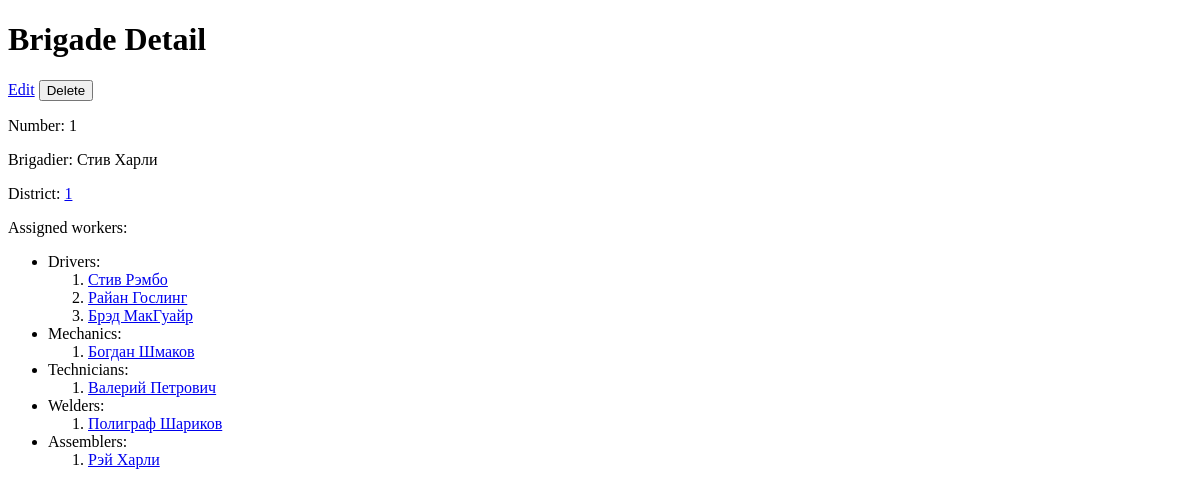
/brigade/brigades/1/, run on an earlier commit of the app's database.
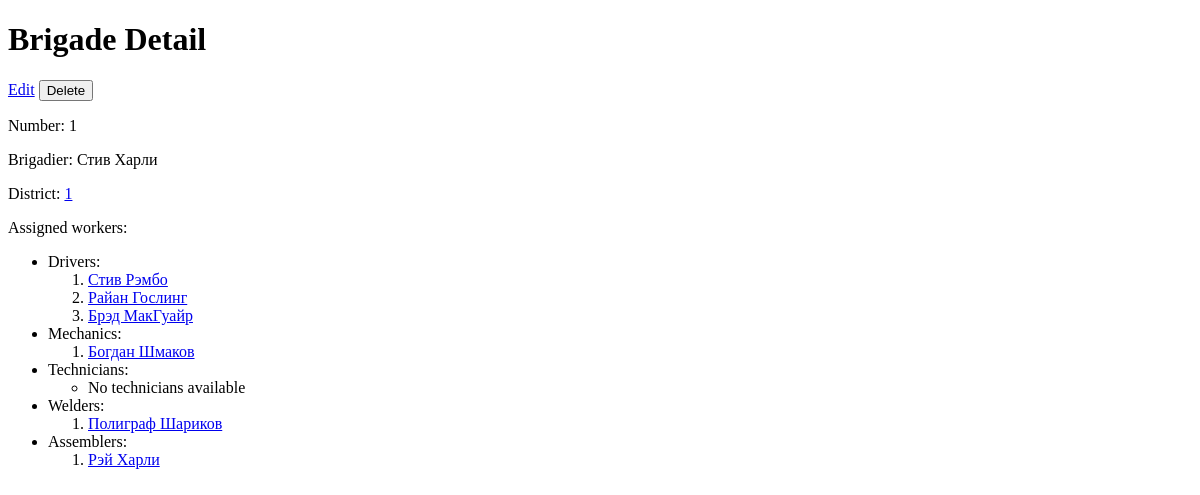
And on a later commit of the database.
### workers/models.py (models this page shows, shortened)
class Worker(models.Model):
    name = models.CharField(max_length=50)
    brigade = models.ForeignKey(Brigade, on_delete=models.PROTECT)
    created_at = models.DateField()
    modified_at = models.DateField(auto_now_add=True)

class Driver(Worker):
    content_type = models.ForeignKey(ContentType, null=True, on_delete=models.CASCADE)
    object_id = models.PositiveIntegerField(null=True)
    vehicle = GenericForeignKey("content_type", "object_id")

class Worker(models.Model):
    name = models.CharField(max_length=50)
    brigade = models.ForeignKey(Brigade, on_delete=models.PROTECT)
    created_at = models.DateField()
    modified_at = models.DateField(auto_now_add=True)

class Mechanic(Worker):
    def __str__(self) -> str:
        return f"Механик {self.worker_ptr.name} бригады №{self.worker_ptr.brigade.id}"

class Technician(Worker):
    def __str__(self) -> str:
        return f"Техник {self.worker_ptr.name} бригады №{self.worker_ptr.brigade.id}"

class Welder(Worker):
    welding_machine = models.CharField(max_length=255)

class Assembler(Worker):
    assembly_machine = models.CharField(max_length=255)

### brigade/views.py (the view)
# urls.py: path("brigades/<int:pk>/", views.brigade_detail, name="brigade_detail"),
def brigade_detail(request, pk):
    brigade = get_object_or_404(Brigade, pk=pk)
    drivers = Driver.objects.filter(brigade=brigade.pk)
    mechanics = Mechanic.objects.filter(brigade=brigade.pk)
    technicians = Technician.objects.filter(brigade=brigade.pk)
    welders = Welder.objects.filter(brigade=brigade.pk)
    assemblers = Assembler.objects.filter(brigade=brigade.pk)
    context = {
        "brigade": brigade,
        "drivers": drivers,
        "mechanics": mechanics,
        "technicians": technicians,
        "welders": welders,
        "assemblers": assemblers,
    }
    return render(request, "brigade/brigade/brigade_detail.html", context)

### templates/brigade/brigade/brigade_detail.html (shortened to what this page needs)
<!DOCTYPE html>
<html>
<head>
</head>
<body>
    <h1>Brigade Detail</h1>
    <a href="{% url 'brigade_edit' brigade.id %}" class="button">Edit</a>
    <form action="{% url 'brigade_delete' brigade.pk %}" method="get" style="display:inline;">
        <button type="submit" class="button delete">Delete</button>
    </form>
    <p>Number: {{ brigade.id }}</p>
    <p>Brigadier: {{ brigade.brigadier }}</p>
    <p>District: <a href="{% url 'district_detail' pk=brigade.district.pk %}">{{ brigade.district.id }}</a></p>
    <p>Assigned workers:
        <ul>
            <li>Drivers:</li>
            <ol>
                {% for driver in drivers %}
                    <li>
                        <a href="{% url 'driver_detail' pk=driver.pk %}">{{ driver.name }}</a>
                    </li>
                {% empty %}
                    </ol>
                    <ul>
                        <li>No drivers available</li>
                    </ul>
                    <ol>
                {% endfor %}
            </ol>
            <li>Mechanics:</li>
            <ol>
                {% for mechanic in mechanics %}
                    <li>
                        <a href="{% url 'mechanic_detail' pk=mechanic.pk %}">{{ mechanic.name }}</a>
                    </li>
                {% empty %}
                    </ol>
                    <ul>
                        <li>No mechanics available</li>
                    </ul>
                    <ol>
                {% endfor %}
            </ol>
            <li>Technicians:</li>
            <ol>
                {% for technician in technicians %}
                    <li>
                        <a href="{% url 'technician_detail' pk=technician.pk %}">{{ technician.name }}</a>
                    </li>
                {% empty %}
                    </ol>
                    <ul>
                        <li>No technicians available</li>
                    </ul>
                    <ol>
                {% endfor %}
            </ol>
            <li>Welders:</li>
            <ol>
                {% for welder in welders %}
                    <li>
                        <a href="{% url 'welder_detail' pk=welder.pk %}">{{ welder.name }}</a>
                    </li>
                {% empty %}
                    </ol>
                    <ul>
                        <li>No welders available</li>
                    </ul>
                    <ol>
                {% endfor %}
            </ol>
            <li>Assemblers:</li>
            <ol>
                {% for assembler in assemblers %}
                    <li>
                        <a href="{% url 'assembler_detail' pk=assembler.pk %}">{{ assembler.name }}</a>
                    </li>
                {% empty %}
                    </ol>
                    <ul>
                        <li>No assemblers available</li>
                    </ul>
                    <ol>
                {% endfor %}
            </ol>
        </ul>
    </p>
</body>
</html>

What changed in the data, as far as the page shows it:
removed Technician: name "Валерий Петрович"
Also different on the page:
text now shown: "No technicians available"
